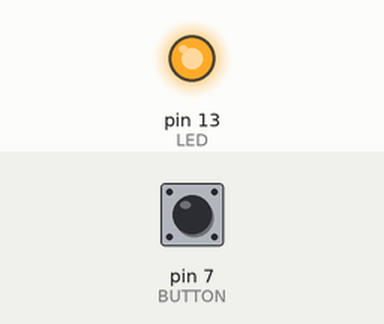
A program run on a simulated Arduino Uno, built with avr-gcc and run on an emulated ATmega328P. Parts: output pins drawn as LEDs (lit = HIGH). The test bench sets the inputs (shaded band); at power-on: pin 7 (BUTTON) HIGH.

Above: at 1.2 s.
1.3 s: pin 7 (BUTTON) pulled LOW for 0.15 s
At 1.8 s:
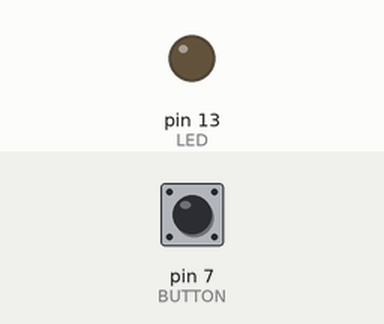
2.9 s: pin 7 (BUTTON) pulled LOW for 1 s
At 4.2 s:
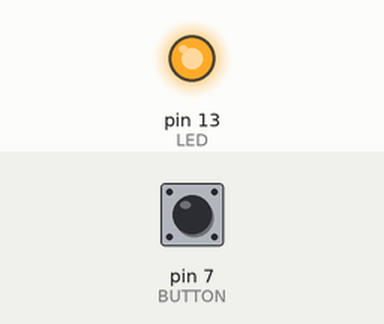
5.4 s: pin 7 (BUTTON) pulled LOW for 3.2 s
At 6.1 s:
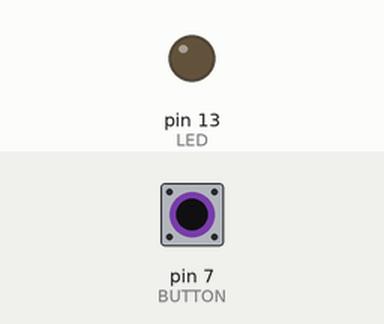
Timing chart, 0 to 8.4 s (numbered marks = the images above; inputs shaded):
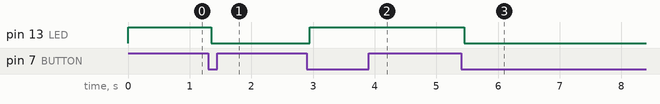

The program:

main.cpp
```cpp
#include <Arduino.h>

// peripheral definition
static const int LED = 13;
static const int BUTTON = 7;

// global variables
int ledState = HIGH;
int buttonState;
int lastButtonState = HIGH;

unsigned long lastDebounceTime = 0;
unsigned long debounceDelay = 50;

void setup()
{
  // peripheral configuration
  pinMode(LED, OUTPUT);
  pinMode(BUTTON, INPUT_PULLUP);
  // set initial led state
  digitalWrite(LED, ledState);
}

void loop()
{
  // read the button state
  int reading = digitalRead(BUTTON);
  // check if we just pressed the button (HIGH to LOW)
  if (reading != lastButtonState)
  {
    // reset the debounce timer
    lastDebounceTime = millis();
  }
  if ((millis() - lastDebounceTime) > debounceDelay)
  {
    if (reading != buttonState)
    {
      buttonState = reading;
      // toggle the LED if new buttonState is LOW
      if (buttonState == LOW)
      {
        ledState = !ledState;
      }
    }
  }
  digitalWrite(LED, ledState);
  lastButtonState = reading;
}
```

Measured:
- after the input at 1.3 s, pin 13 (LED): HIGH → LOW after 0.05 s
- after the input at 2.9 s, pin 13 (LED): LOW → HIGH after 0.05 s
- after the input at 5.4 s, pin 13 (LED): HIGH → LOW after 0.05 s
